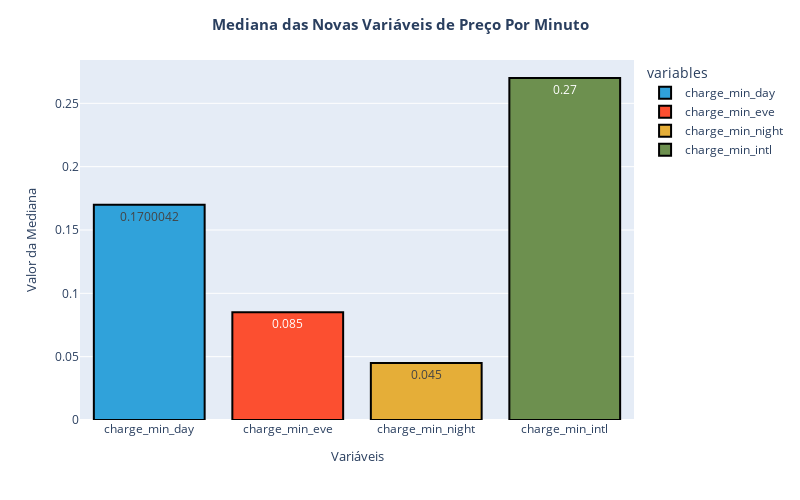

Notebook source saved alongside this figure:
### Markdown cell above
Verificando apenas a cobrança por minuto de ligacões realizadas no periodo noturno, percebemos que o desvio padrão é somente de **0.000016** e é o menor quando comparado a todos os outros desvios das variáveis, isso significa dizer que o preço por minuto é semelhante para quase todos os usuários presentes na base dados. Além disso, é a variável que possui o menor valor em módulo.

### Code cell
# Criando a figura
fig = px.bar(
    df_charge, 
    x= 'variables',
    y = '50%',
    color = 'variables',
    text_auto= True,
    color_discrete_sequence  = five_thirty_eight,
    height = 500,
    width = 800
)

# Alterando os traços da figura
fig.update_traces(
    dict(marker_line_color = 'rgb(0,0,0)',
         marker_line_width = 2)
)

# Adicionando título 
fig.update_layout(title = '<b>Mediana das Novas Variáveis de Preço Por Minuto</b>',
                  title_x = 0.5,
                  title_font = dict(size = 15))

# Alterando os eixos x e y
fig.update_xaxes(title_text = 'Variáveis',
                 title_font = dict(size = 13))
fig.update_yaxes(title_text = 'Valor da Mediana',
                 title_font = dict(size = 13))

### Figure 1 — Plotly figure (JSON) as saved in the notebook; plotly's stock layout.template omitted (floating-point values rounded to 4 significant figures)
{"data": [{"alignmentgroup": "True", "hovertemplate": "variables=%{x}<br>50%=%{y}<extra></extra>", "legendgroup": "charge_min_day", "marker": {"color": "#30a2da", "line": {"color": "rgb(0,0,0)", "width": 2}, "pattern": {"shape": ""}}, "name": "charge_min_day", "offsetgroup": "charge_min_day", "orientation": "v", "showlegend": true, "textposition": "auto", "texttemplate": "%{y}", "type": "bar", "x": ["charge_min_day"], "xaxis": "x", "y": [0.17], "yaxis": "y"}, {"alignmentgroup": "True", "hovertemplate": "variables=%{x}<br>50%=%{y}<extra></extra>", "legendgroup": "charge_min_eve", "marker": {"color": "#fc4f30", "line": {"color": "rgb(0,0,0)", "width": 2}, "pattern": {"shape": ""}}, "name": "charge_min_eve", "offsetgroup": "charge_min_eve", "orientation": "v", "showlegend": true, "textposition": "auto", "texttemplate": "%{y}", "type": "bar", "x": ["charge_min_eve"], "xaxis": "x", "y": [0.085], "yaxis": "y"}, {"alignmentgroup": "True", "hovertemplate": "variables=%{x}<br>50%=%{y}<extra></extra>", "legendgroup": "charge_min_night", "marker": {"color": "#e5ae38", "line": {"color": "rgb(0,0,0)", "width": 2}, "pattern": {"shape": ""}}, "name": "charge_min_night", "offsetgroup": "charge_min_night", "orientation": "v", "showlegend": true, "textposition": "auto", "texttemplate": "%{y}", "type": "bar", "x": ["charge_min_night"], "xaxis": "x", "y": [0.045], "yaxis": "y"}, {"alignmentgroup": "True", "hovertemplate": "variables=%{x}<br>50%=%{y}<extra></extra>", "legendgroup": "charge_min_intl", "marker": {"color": "#6d904f", "line": {"color": "rgb(0,0,0)", "width": 2}, "pattern": {"shape": ""}}, "name": "charge_min_intl", "offsetgroup": "charge_min_intl", "orientation": "v", "showlegend": true, "textposition": "auto", "texttemplate": "%{y}", "type": "bar", "x": ["charge_min_intl"], "xaxis": "x", "y": [0.27], "yaxis": "y"}], "layout": {"barmode": "relative", "height": 500, "legend": {"title": {"text": "variables"}, "tracegroupgap": 0}, "margin": {"t": 60}, "title": {"font": {"size": 15}, "text": "<b>Mediana das Novas Variáveis de Preço Por Minuto</b>", "x": 0.5}, "width": 800, "xaxis": {"anchor": "y", "categoryarray": ["charge_min_day", "charge_min_eve", "charge_min_night", "charge_min_intl"], "categoryorder": "array", "domain": [0, 1], "title": {"font": {"size": 13}, "text": "Variáveis"}}, "yaxis": {"anchor": "x", "domain": [0, 1], "title": {"font": {"size": 13}, "text": "Valor da Mediana"}}}}
